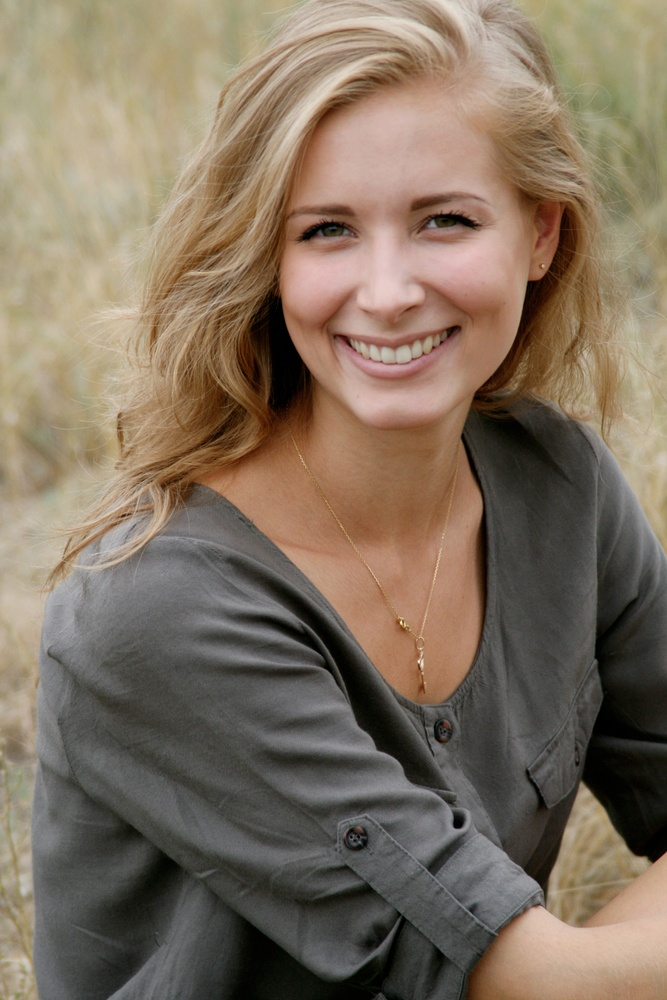
#> input picture Basic Math Operations/inputs/person.jpg, 667 x 1000 px, shrunk from 2592 x 3888 before the run
$ python Assignment_3.py
#> lines starting #> are read from the running program, lines starting #| are printed output that depends on the picture
import cv2

image = cv2.imread("inputs/person.jpg", 0)
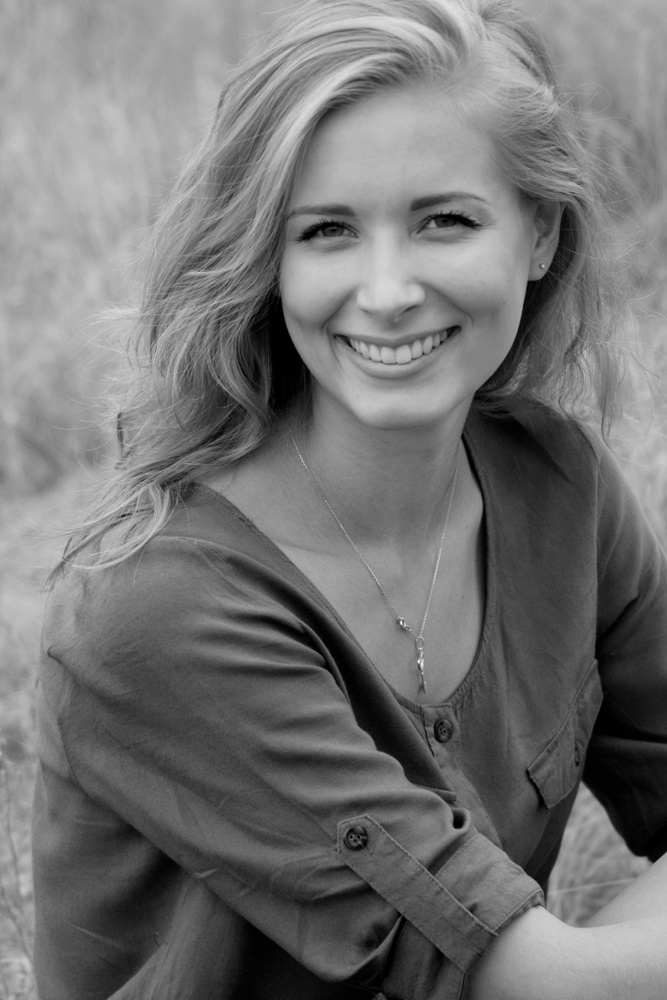
#> image: shape (1000, 667); min 0, max 254, mean 115.8

inverted = 255-image
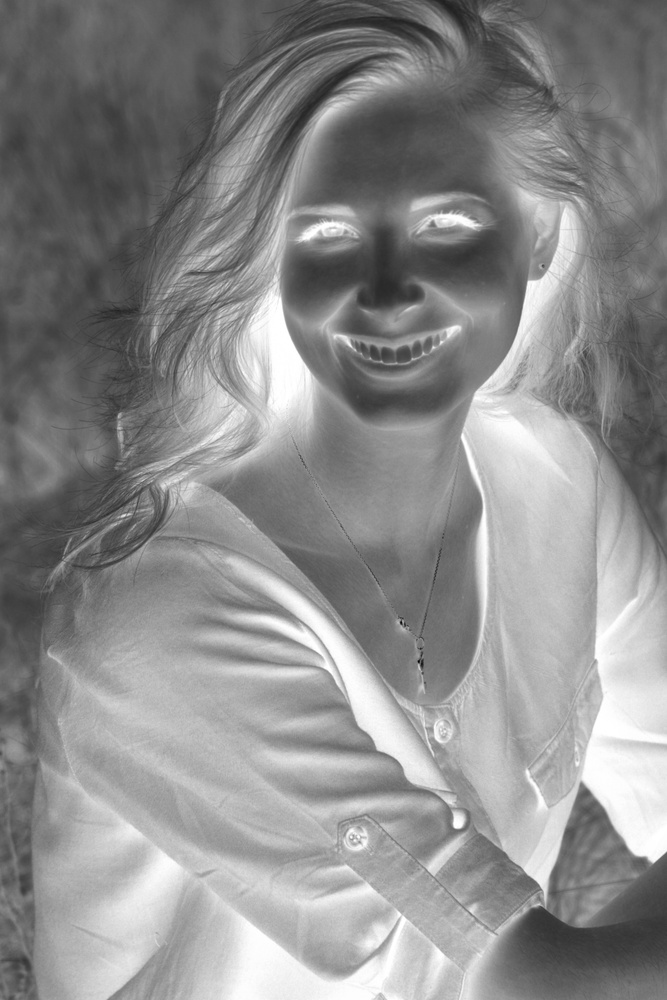
#> inverted: shape (1000, 667); min 1, max 255, mean 139.2

blurred = cv2.GaussianBlur(inverted, (21,21), 0)

epsilon = 1e-5

inverted_blurred = (255-blurred) + epsilon

sketch = image/inverted_blurred
sketch_white = sketch * 255
sketch_black = sketch_white - 255

cv2.imwrite("outputs/sketch1.jpg", sketch_white)
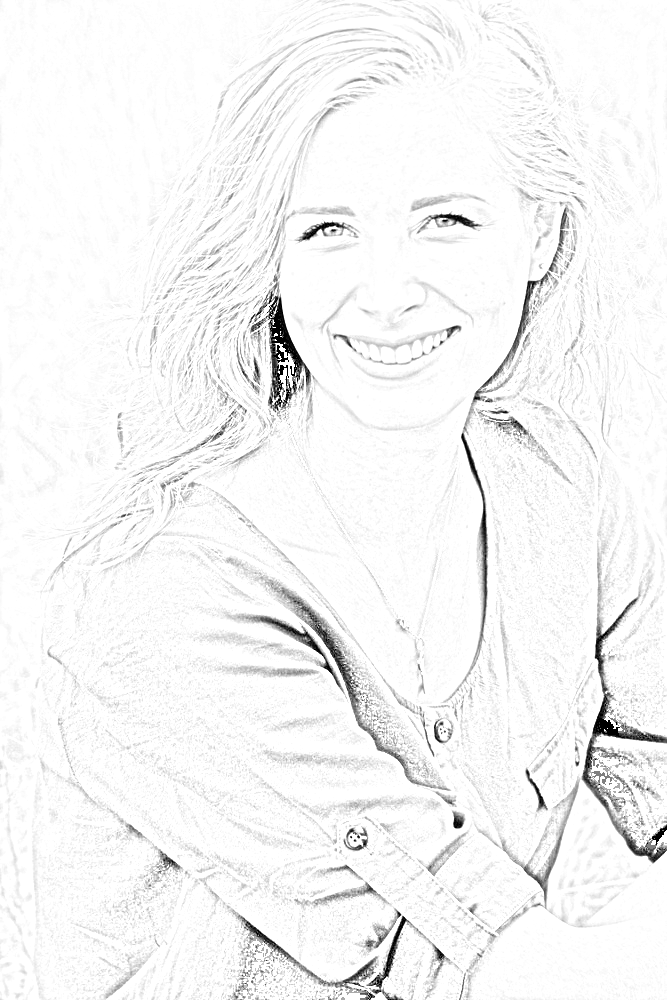
#> saved as sketch1.jpg: shape (1000, 667); min 0, max 255, mean 244.8
cv2.imwrite("outputs/sketch2.jpg", sketch_black)
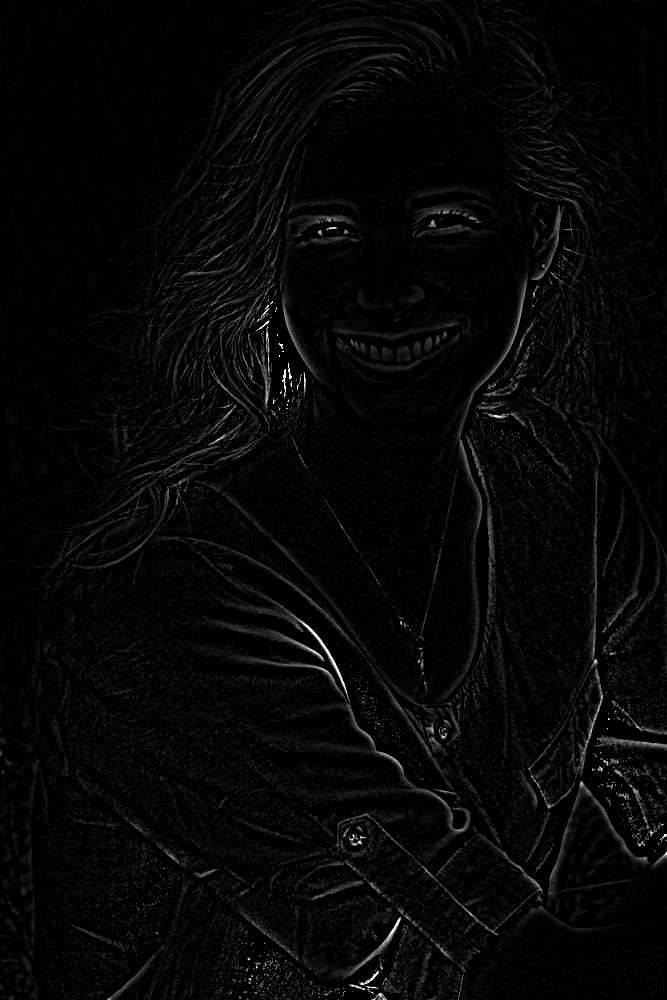
#> saved as sketch2.jpg: shape (1000, 667); min 0, max 255, mean 6.6

$ run again, with Basic Math Operations/inputs/home_floor.jpg copied over Basic Math Operations/inputs/person.jpg
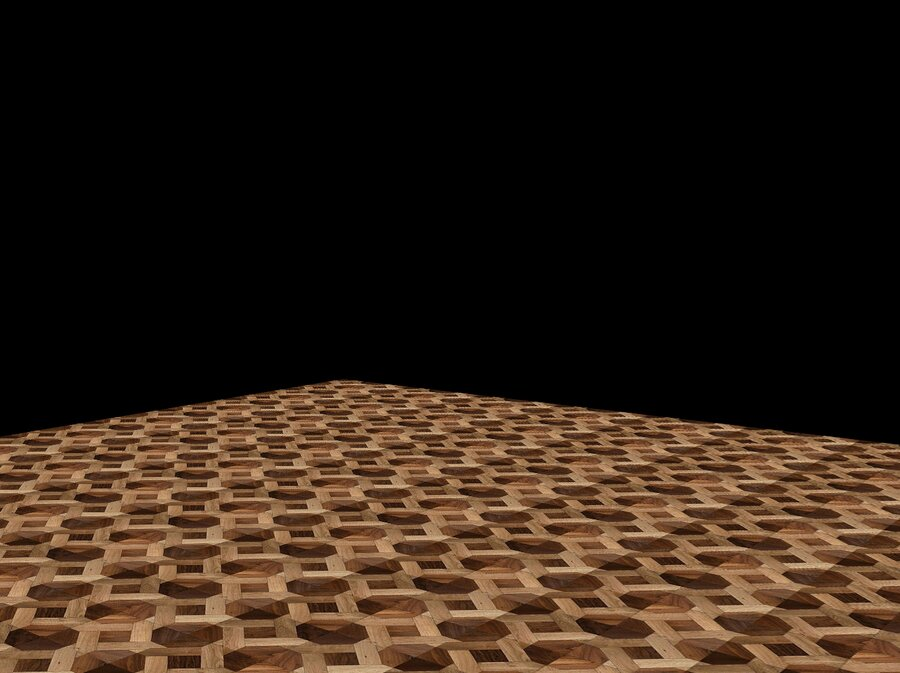
#> input picture Basic Math Operations/inputs/home_floor.jpg, 900 x 673 px
#> `blurred = cv2.GaussianBlur(inverted, (21,21), 0)`:
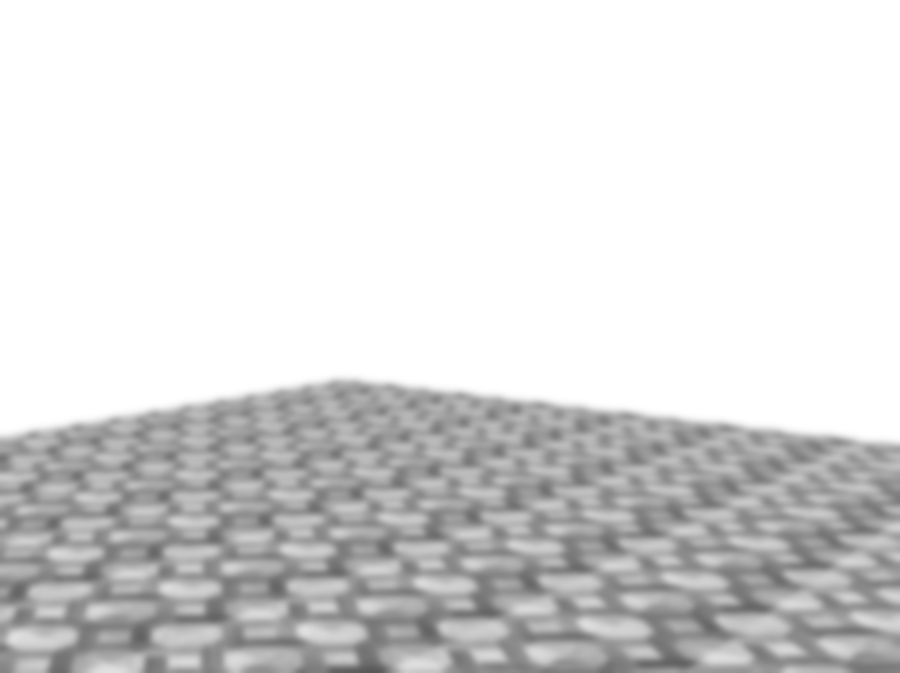
#> blurred: shape (673, 900); min 87, max 255, mean 218.6
#> `cv2.imwrite("outputs/sketch2.jpg", sketch_black)`:
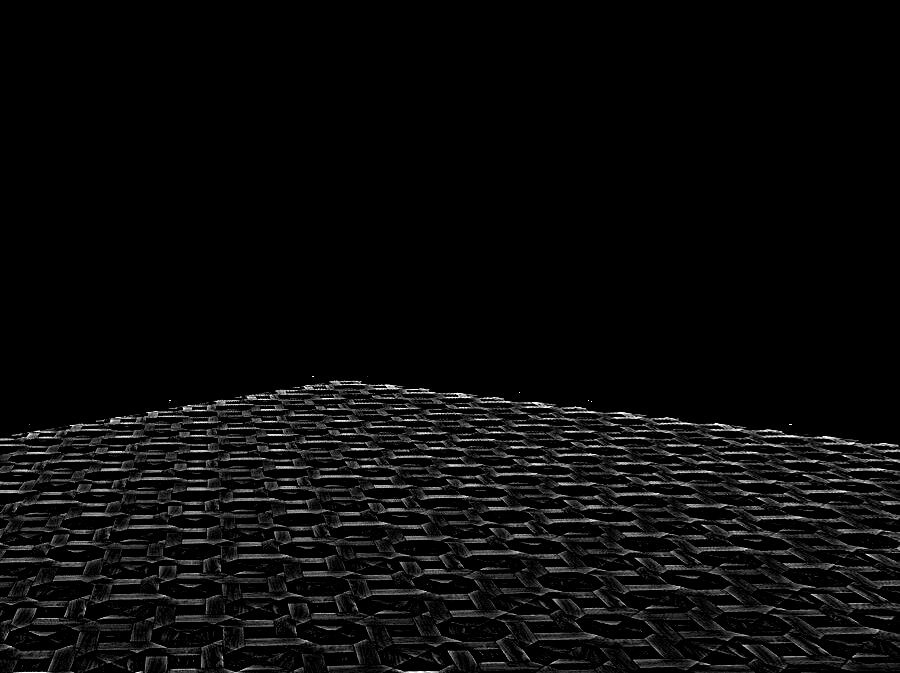
#> saved as sketch2.jpg: shape (673, 900); min 0, max 255, mean 10.4

$ run again, with Basic Math Operations/inputs/face1.webp saved as Basic Math Operations/inputs/person.jpg
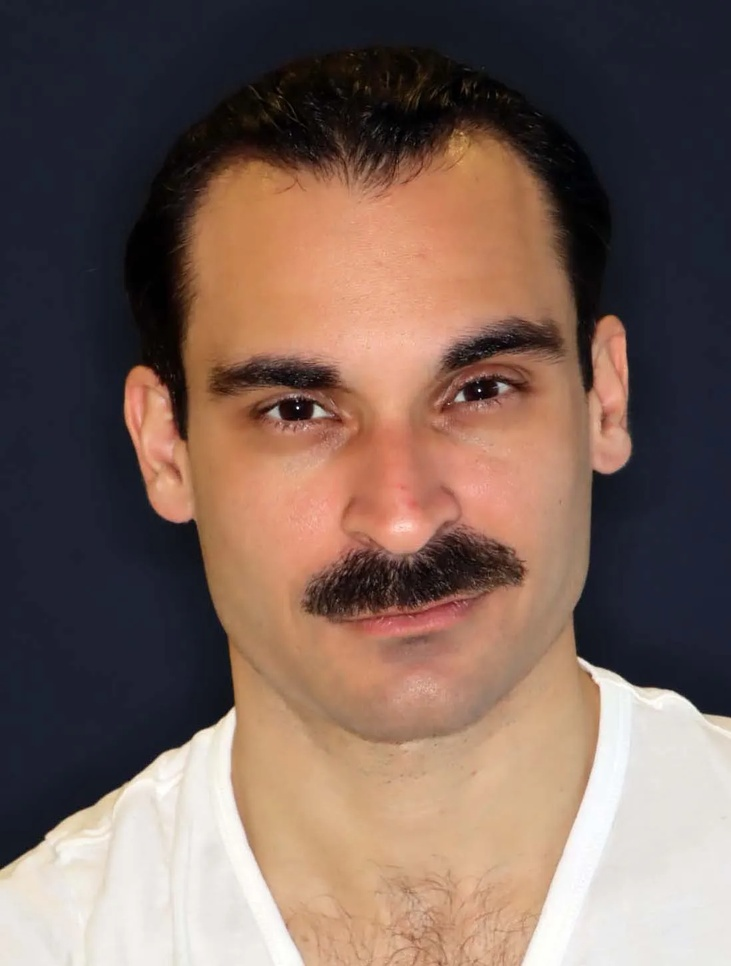
#> input picture Basic Math Operations/inputs/face1.webp, 731 x 966 px, shrunk from 1098 x 1451 before the run
#> `cv2.imwrite("outputs/sketch1.jpg", sketch_white)`:
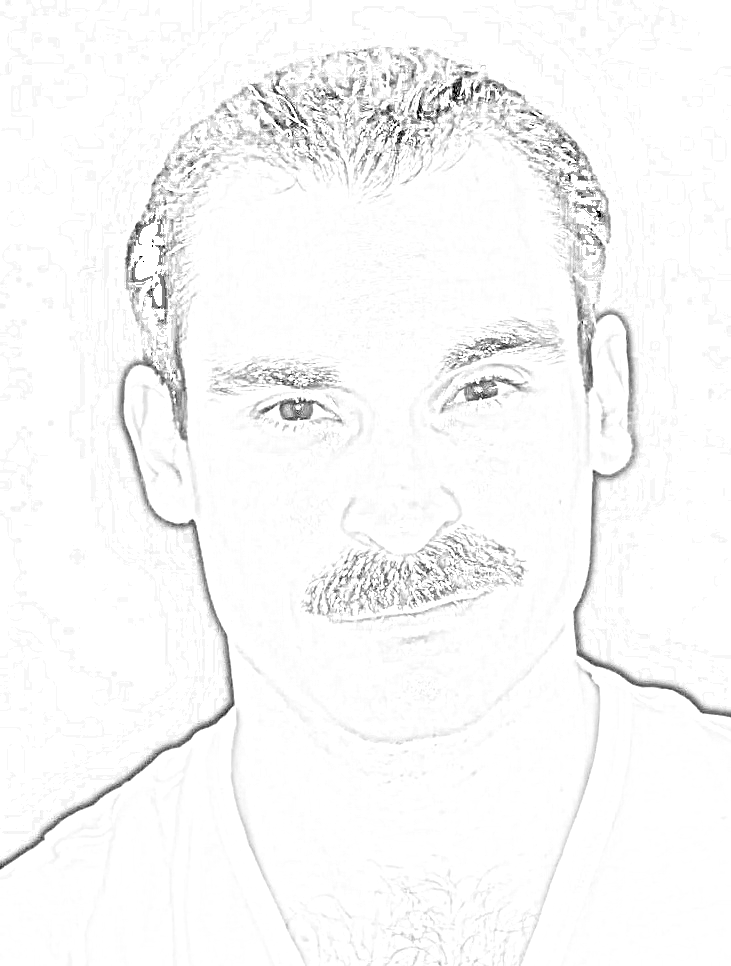
#> saved as sketch1.jpg: shape (966, 731); min 0, max 255, mean 248.3
#> `cv2.imwrite("outputs/sketch2.jpg", sketch_black)`:
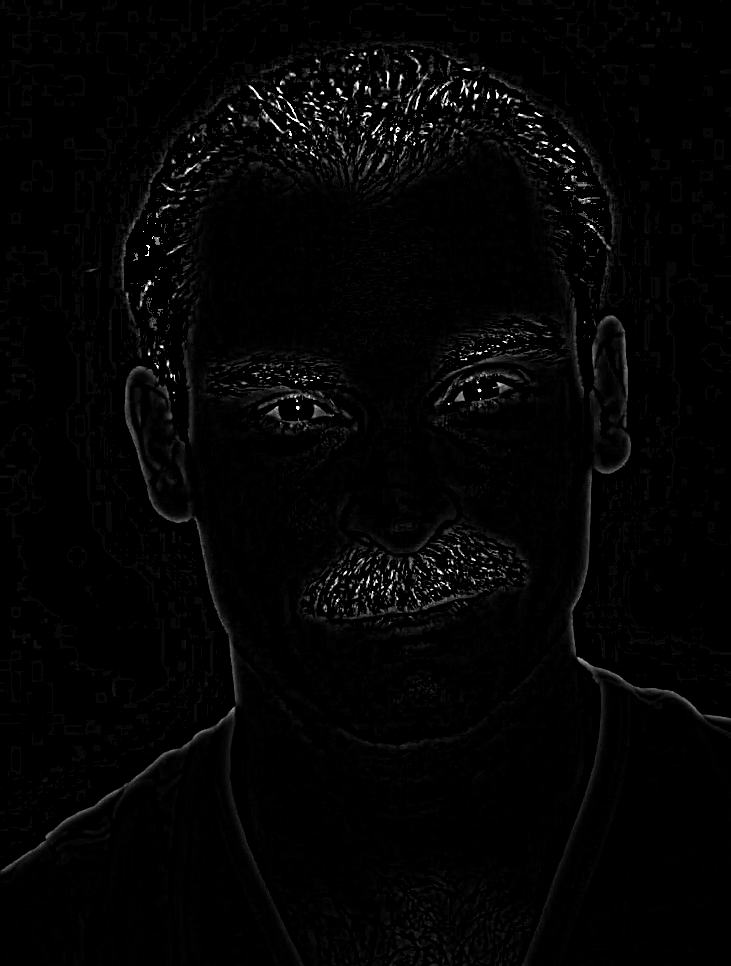
#> saved as sketch2.jpg: shape (966, 731); min 0, max 255, mean 4.1
